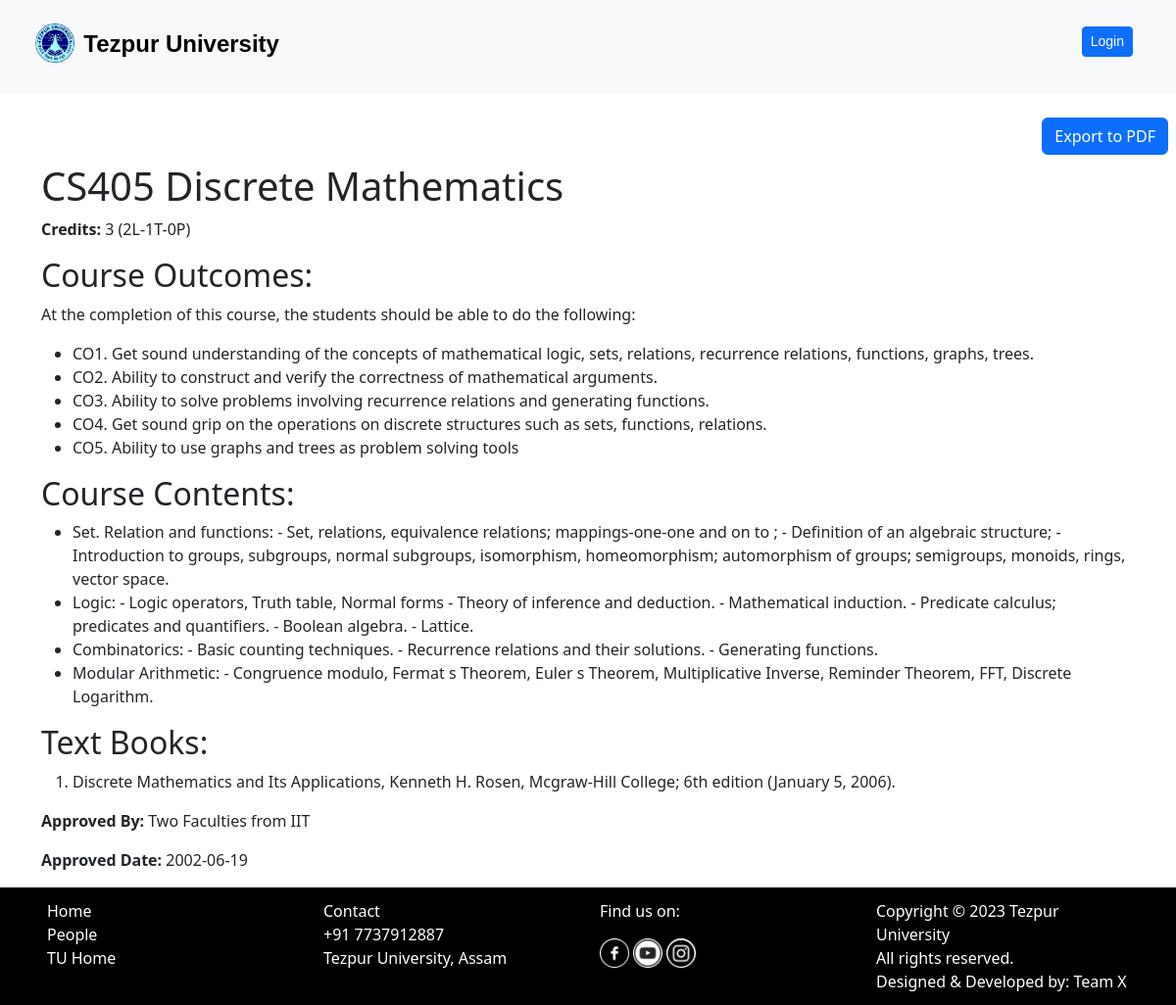
/course/details.php?CourseID=2, run on the app's committed database.
### tables this page shows
CREATE TABLE `course` (
  `course_id` int(11) NOT NULL,
  `course_code` varchar(10) NOT NULL,
  `course_name` varchar(255) NOT NULL,
  `corequisite` varchar(255) DEFAULT NULL,
  `l` int(11) DEFAULT NULL,
  `t` int(11) DEFAULT NULL,
  `p` int(11) DEFAULT NULL,
  `abstract` text DEFAULT NULL,
  `curr_syllabus_id` int(10) DEFAULT NULL,
  `department_id` int(11) DEFAULT NULL
);

CREATE TABLE `course_outcomes` (
  `id` int(11) NOT NULL,
  `syllabus_id` int(11) DEFAULT NULL,
  `description` text DEFAULT NULL
);

CREATE TABLE `course_contents` (
  `id` int(11) NOT NULL,
  `syllabus_id` int(11) DEFAULT NULL,
  `description` text DEFAULT NULL
);

CREATE TABLE `textbooks` (
  `id` int(11) NOT NULL,
  `syllabus_id` int(11) DEFAULT NULL,
  `tb_name` varchar(250) DEFAULT NULL,
  `tb_author` varchar(250) DEFAULT NULL,
  `tb_press` varchar(250) DEFAULT NULL
);

CREATE TABLE `syllabus` (
  `syllabus_id` int(11) NOT NULL,
  `version_number` int(11) NOT NULL,
  `effective_date` date NOT NULL,
  `approved_by` varchar(250) DEFAULT NULL,
  `approval_num` varchar(250) DEFAULT NULL,
  `course_id` int(11) NOT NULL
);

### course/details.php (the view, shortened to what this page needs)
<?php
$rootdr = "./../";
$CourseID = $_GET['CourseID'];
include_once($rootdr . 'assets/header.php');
$obj = new DbConnect();
$conn = $obj->conn;
$query = "SELECT * FROM course WHERE course_id = ?";
if ($stmt = $conn->prepare($query)) {
  $stmt->bind_param("s", $CourseID);
  if ($stmt->execute()) {
    $result = $stmt->get_result();
    $courses = $result->fetch_all(MYSQLI_ASSOC);
  }
}
$query = "SELECT * FROM syllabus WHERE course_id = ?";
if ($stmt = $conn->prepare($query)) {
  $stmt->bind_param("s", $courses[0]["course_id"]);
  if ($stmt->execute()) {
    $result = $stmt->get_result();
    $syllabus = $result->fetch_all(MYSQLI_ASSOC);
  }
}
$query = "SELECT * FROM course_contents WHERE syllabus_id = ?";
if ($stmt = $conn->prepare($query)) {
  $stmt->bind_param("s", $syllabus[0]['syllabus_id']);
  if ($stmt->execute()) {
    $result = $stmt->get_result();
    $courseContents = $result->fetch_all(MYSQLI_ASSOC);
  }
}
$query = "SELECT * FROM course_outcomes WHERE syllabus_id = ?";
if ($stmt = $conn->prepare($query)) {
  $stmt->bind_param("s", $syllabus[0]['syllabus_id']);
  if ($stmt->execute()) {
    $result = $stmt->get_result();
    $courseOutcomes = $result->fetch_all(MYSQLI_ASSOC);
  }
}
$query = "SELECT * FROM textbooks WHERE syllabus_id = ?";
if ($stmt = $conn->prepare($query)) {
  $stmt->bind_param("s", $syllabus[0]['syllabus_id']);
  if ($stmt->execute()) {
    $result = $stmt->get_result();
    $textbooks = $result->fetch_all(MYSQLI_ASSOC);
  }
}
if (!empty($courses)) {
  $row = $courses[0];
  echo '<div class="mt-3 p-2 d-flex justify-content-end">';
  echo '<a class="btn btn-primary" href="pdf.php?CourseID=' . $row['course_id'] . '" target="_blank">Export to PDF</a>';
  echo '</div>';
  echo '<div class="container ">';
  echo '<h1>' . $row['course_code'] . ' ' . $row['course_name'] . '</h1>';
  echo '<p><strong>Credits:</strong> ' . $row['l'] + $row['t'] + $row['p'] . ' (' . $row['l'] . "L-" . $row['t'] . "T-" . $row['p'] . "P" . ')</p>';
  echo '<h2>Course Outcomes:</h2>';
  echo '<p>At the completion of this course, the students should be able to do the following:</p>';
  echo '<ul>';
  if (!empty($courseOutcomes)) {
    $i = 1;
    foreach ($courseOutcomes as $co) {
      $coKey = 'CO' . $i;
      if (isset($co['description'])) {
        echo '<li>' . $coKey . '. ' . $co['description'] . '</li>';
      }
      $i++;
    }
  }
  echo '</ul>';
  echo '<h2>Course Contents:</h2>';
  echo '<ul>';
  if (!empty($courseContents)) {
    foreach ($courseContents as $cc) {
      if (isset($cc['description'])) {
        echo '<li>' . $cc['description'] . '</li>';
      }
    }
  }
  echo '</ul>';
  if (!empty($textbooks)) {
    echo '<h2>Text Books:</h2>';
    echo '<ol>';
    foreach ($textbooks as $tb) {
      if (isset($tb['tb_name'])) {
        echo '<li>'  . $tb['tb_name'] . ', ' . $tb['tb_author'] . ', ' . $tb['tb_press'] . '.</li>';
      }
    }
    echo '</ol>';
  }
  echo '<div class="mt-3">';
  echo '<p class="watermark"><strong>Approved By:</strong> ' . ($syllabus[0]['approved_by'] ?? 'N/A') . '</p>';
  echo '<p class="watermark"><strong>Approved Date:</strong> ' . ($syllabus[0]['effective_date'] ?? 'N/A') . '</p>';
  echo '</div>';
  echo '</div>';
} else {
  echo 'No data found.';
}
include_once($rootdr . 'assets/footer.php');
?>

### data on the page
course: course_code "CS405", course_name "Discrete Mathematics", $row['l'] + $row['t'] + $row['p'] "3", l "2", t "1", p "0"
course_outcomes: coKey "CO1", description "Get sound understanding of the concepts of mathematical logic, sets, relations, recurrence relations, functions, graphs, trees."
course_outcomes: coKey "CO2", description "Ability to construct and verify the correctness of mathematical arguments."
course_outcomes: coKey "CO3", description "Ability to solve problems involving recurrence relations and generating functions."
course_outcomes: coKey "CO4", description "Get sound grip on the operations on discrete structures such as sets, functions, relations."
course_outcomes: coKey "CO5", description "Ability to use graphs and trees as problem solving tools"
course_contents: description "Set. Relation and functions: - Set, relations, equivalence relations; mappings-one-one and on to ; - Definition of an algebraic structure; - Introduction to groups, subgroups, normal subgroups, isomorphism, homeomorphism; automorphism of groups; semigroups, monoids, rings, vector space."
course_contents: description "Logic: - Logic operators, Truth table, Normal forms - Theory of inference and deduction. - Mathematical induction. - Predicate calculus; predicates and quantifiers. - Boolean algebra. - Lattice."
course_contents: description "Combinatorics: - Basic counting techniques. - Recurrence relations and their solutions. - Generating functions."
course_contents: description "Modular Arithmetic: - Congruence modulo, Fermat s Theorem, Euler s Theorem, Multiplicative Inverse, Reminder Theorem, FFT, Discrete Logarithm."
textbooks: tb_name "Discrete Mathematics and Its Applications", tb_author "Kenneth H. Rosen", tb_press "Mcgraw-Hill College; 6th edition (January 5, 2006)"
syllabus: approved_by "Two Faculties from IIT", effective_date "2002-06-19"
